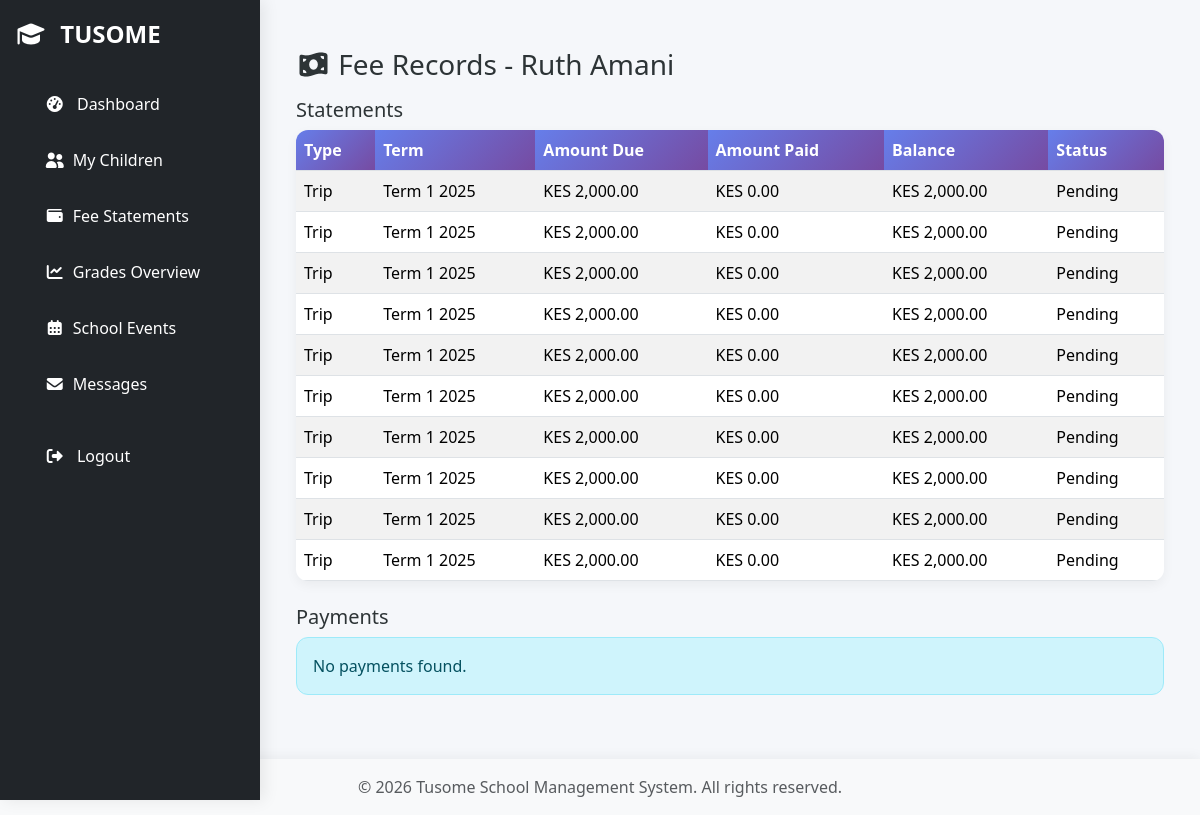
The page /parent/fees (signed in) on the database its author committed.
### models.py (models this page shows, shortened)
class Student(db.Model):
    __tablename__ = "students"
    id = db.Column(db.Integer, primary_key=True)
    full_name = db.Column(db.String(100), nullable=False)
    user_id = db.Column(
        db.Integer, db.ForeignKey("users.id"), unique=True, nullable=True
    )
    admission_number = db.Column(db.String(50), unique=True, nullable=False)
    date_of_birth = db.Column(db.Date, nullable=False)
    parent_id = db.Column(db.Integer, db.ForeignKey("users.id"), nullable=True)
    current_class_id = db.Column(db.Integer, db.ForeignKey("classes.id"), nullable=True)
    status = db.Column(db.String(20), default="active")
    pathway = db.Column(
        db.String(50), nullable=True
    )  # STEM / Social Sciences / Arts & Sports
    student_user_profile = db.relationship(
        "User", back_populates="student_profile", foreign_keys=[user_id], uselist=False
    )
    parent = db.relationship(
        "User",
        back_populates="students_as_parent",
        foreign_keys=[parent_id],
        uselist=False,
    )
    current_class = db.relationship(
        "Class",
        back_populates="students",
        foreign_keys=[current_class_id],
        uselist=False,
    )
    attendances = db.relationship(
        "Attendance",
        back_populates="student",
        cascade="all, delete-orphan",
        lazy="select",
    )
    grades = db.relationship(
        "Grade", back_populates="student", cascade="all, delete-orphan", lazy="select"
    )
    fee_statements = db.relationship(
        "FeeStatement",
        back_populates="student",
        cascade="all, delete-orphan",
        lazy="select",
    )
    payments = db.relationship(
        "FeePayment",
        back_populates="student",
        cascade="all, delete-orphan",
        lazy="select",
    )
    teacher_classes = db.Table(
        "teacher_classes",
        db.Column(
            "teacher_id", db.Integer, db.ForeignKey("teachers.id"), primary_key=True
        ),
        db.Column(
            "class_id", db.Integer, db.ForeignKey("classes.id"), primary_key=True
        ),
    )
    teacher_subjects = db.Table(
        "teacher_subjects",
        db.Column(
            "teacher_id", db.Integer, db.ForeignKey("teachers.id"), primary_key=True
        ),
        db.Column(
            "subject_id", db.Integer, db.ForeignKey("subjects.id"), primary_key=True
        ),
    )

class FeeStatement(db.Model):
    __tablename__ = "fee_statements"
    id = db.Column(db.Integer, primary_key=True)
    student_id = db.Column(db.Integer, db.ForeignKey("students.id"), nullable=False)
    year = db.Column(db.Integer, nullable=False)
    term = db.Column(db.String(20), nullable=False)
    fee_type = db.Column(db.String(50), nullable=False)
    amount_due = db.Column(db.Float, nullable=False)
    due_date = db.Column(db.DateTime, nullable=True)
    created_at = db.Column(db.DateTime, default=datetime.utcnow)
    student = db.relationship("Student", back_populates="fee_statements", lazy="joined")
    payments = db.relationship(
        "FeePayment",
        back_populates="fee_statement",
        cascade="all, delete-orphan",
        lazy="select",
    )
    @property
    def amount_paid(self):
        return sum((p.amount_paid or 0) for p in self.payments)
    @property
    def balance(self):
        return (self.amount_due or 0) - self.amount_paid
    @property
    def is_paid(self):
        return self.balance <= 0
    @property
    def is_overdue(self):
        return bool(
            self.due_date and self.due_date < datetime.utcnow() and self.balance > 0
        )

### routes/parents.py (the view)
@parent_bp.route("/fees")
@login_required
def manage_fees_for_student():
    statements = []
    payments = []
    for child in current_user.children:
        statements += child.fee_statements
        payments += child.payments
    return render_template(
        "parent/child_fees.html",
        statements=statements,
        payments=payments,
        child=child,
    )

### app.py (called while the page is built)
@login_manager.user_loader
def load_user(user_id):
    return User.query.get(int(user_id))

def create_app():
    app = Flask(__name__)
    app.config.from_object(Config)
    app.config["SQLALCHEMY_DATABASE_URI"] = "sqlite:///site.db"
    app.config["SQLALCHEMY_TRACK_MODIFICATIONS"] = False
    app.config["SECRET_KEY"] = "your-secret-key"
    db.init_app(app)
    login_manager.init_app(app)
    migrate.init_app(app, db)
    mail.init_app(app)
    login_manager.login_view = "auth_bp.login"
    @app.context_processor
    def inject_now():
        return {"now": datetime.now()}
    @app.route("/")
    def index():
        return redirect(url_for("auth_bp.login"))
    register_blueprints(app)
    register_cli(app)
    return app

### models.py (called while the page is built)
    def is_admin(self):
        return bool(self.role and self.role.lower() == "admin")

    def is_teacher(self):
        return bool(self.role and self.role.lower() == "teacher")

    def is_parent(self):
        return bool(self.role and self.role.lower() == "parent")

    def is_student(self):
        return bool(self.role and self.role.lower() == "student")

    def is_finance(self):
        return bool(self.role and self.role.lower() == "finance")

    @property
    def children(self):
        return self.students_as_parent

### Templates/parent/child_fees.html (shortened to what this page needs)
{% extends "base.html" %}
{% block content %}
    <div class="container my-4">
        <h3>
            <i class="fas fa-money-bill-wave"></i> Fee Records - {{ child.full_name }}
        </h3>
        <h5 class="mt-3">Statements</h5>
        {% if statements %}
            <table class="table table-striped">
                <thead>
                    <tr>
                        <th>Type</th>
                        <th>Term</th>
                        <th>Amount Due</th>
                        <th>Amount Paid</th>
                        <th>Balance</th>
                        <th>Status</th>
                    </tr>
                </thead>
                <tbody>
                    {% for s in statements %}
                        <tr>
                            <td>{{ s.fee_type }}</td>
                            <td>{{ s.term }} {{ s.year }}</td>
                            <td>KES {{ "{:,.2f}".format(s.amount_due) }}</td>
                            <td>KES {{ "{:,.2f}".format(s.amount_paid) }}</td>
                            <td>KES {{ "{:,.2f}".format(s.balance) }}</td>
                            <td>
                                {% if s.is_paid %}
                                    Paid
                                {% elif s.is_overdue %}
                                    Overdue
                                {% else %}
                                    Pending
                                {% endif %}
                            </td>
                        </tr>
                    {% endfor %}
                </tbody>
            </table>
        {% else %}
            <div class="alert alert-info">No fee statements available.</div>
        {% endif %}
        <h5 class="mt-4">Payments</h5>
        {% if payments %}
            <table class="table table-striped">
                <thead>
                    <tr>
                        <th>Amount Paid</th>
                        <th>Payment Date</th>
                        <th>Method</th>
                    </tr>
                </thead>
                <tbody>
                    {% for p in payments %}
                        <tr>
                            <td>KES {{ "{:,.2f}".format(p.amount) }}</td>
                            <td>{{ p.payment_date.strftime("%Y-%m-%d") }}</td>
                            <td>{{ p.method }}</td>
                        </tr>
                    {% endfor %}
                </tbody>
            </table>
        {% else %}
            <div class="alert alert-info">No payments found.</div>
        {% endif %}
    </div>
{% endblock %}

### static/tom-select.css (style rules this page uses)
:root { --ts-pr-clear-button: 0px; --ts-pr-caret: 0px; --ts-pr-min: .75rem; }

### Templates/base.html (style rules this page uses)
:root { --primary-gradient: linear-gradient(135deg, #4facfe, #00f2fe); --secondary-gradient: linear-gradient(135deg, #667eea, #764ba2); --danger-gradient: linear-gradient(135deg, #ff758c, #ff7eb3); --success-gradient: linear-gradient(135deg, #43e97b, #38f9d7); --dark-bg: #2c3e50; }
body { background: #f5f7fa; font-family: "Segoe UI", Tahoma, Geneva, Verdana, sans-serif; color: #2d3436; animation: fadeIn 0.6s ease-in-out; padding: 0px; display: flex; flex-direction: column; min-height: 100vh; }
.table { border-radius: 12px; overflow: hidden; box-shadow: 0 4px 12px rgba(0, 0, 0, 0.05); }
.table th { background: var(--secondary-gradient); color: #fff; font-weight: 600; }
.table tbody tr { transition: all 0.2s ease; }
.alert { border-radius: 12px; animation: slideDown 0.6s ease forwards; }
html, body { height: 100%; margin: 0; padding: 0; }

### rows shown on the page
Student: full_name "Ruth Amani"
FeeStatement: fee_type "Trip", term "Term 1", year "2025", amount_due "2,000.00", amount_paid "0.00", balance "2,000.00", shows "Pending"
FeeStatement: fee_type "Trip", term "Term 1", year "2025", amount_due "2,000.00", amount_paid "0.00", balance "2,000.00", shows "Pending"
FeeStatement: fee_type "Trip", term "Term 1", year "2025", amount_due "2,000.00", amount_paid "0.00", balance "2,000.00", shows "Pending"
FeeStatement: fee_type "Trip", term "Term 1", year "2025", amount_due "2,000.00", amount_paid "0.00", balance "2,000.00", shows "Pending"
FeeStatement: fee_type "Trip", term "Term 1", year "2025", amount_due "2,000.00", amount_paid "0.00", balance "2,000.00", shows "Pending"
FeeStatement: fee_type "Trip", term "Term 1", year "2025", amount_due "2,000.00", amount_paid "0.00", balance "2,000.00", shows "Pending"
FeeStatement: fee_type "Trip", term "Term 1", year "2025", amount_due "2,000.00", amount_paid "0.00", balance "2,000.00", shows "Pending"
FeeStatement: fee_type "Trip", term "Term 1", year "2025", amount_due "2,000.00", amount_paid "0.00", balance "2,000.00", shows "Pending"
FeeStatement: fee_type "Trip", term "Term 1", year "2025", amount_due "2,000.00", amount_paid "0.00", balance "2,000.00", shows "Pending"
FeeStatement: fee_type "Trip", term "Term 1", year "2025", amount_due "2,000.00", amount_paid "0.00", balance "2,000.00", shows "Pending"
